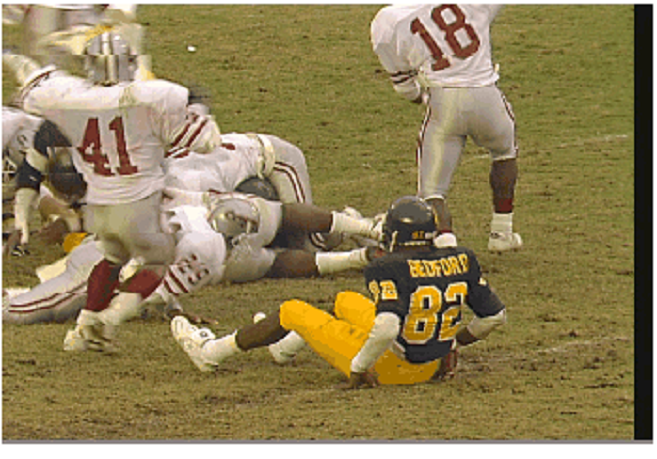
%> input picture PIB/Demos/Demo2 - Reading and displaying images and histograms/football.bmp, 657 x 459 px
$ octave --eval "read_image_color_v2;"   (GNU Octave 9; MATLAB toolbox functions it lacks are replaced by stand-ins)
%> lines starting %> are read from the running program, lines starting %| are printed output that depends on the picture
%
% ISEL - Instituto Superior de Engenharia de Lisboa.
%
% MEIC - Mestrado em Engenharia Inform醫ica e de Computadores.
% MEIM - Mestrado em Engenharia Inform醫ica e Multim閐ia.
%
% PIB - Processamento de Imagem e Biometria.
%
% read_image_color_v2.m
% Fun玢o que ilustra a manipula玢o de
% imagens a cores.

function read_image_color_v2()

% Fechar todas as janelas de figuras.
close all;

% Ler a imagem a partir do ficheiro.
I = imread('football.bmp');
%> I is the input picture: size 459x657x3 uint8; mean R, G, B 145.2, 129.8, 88.6
%I = imread('barries.tif');
%I = imread('peppers.tif');

% Obter as componentes R, G, e B.
R = I(:,:,1);
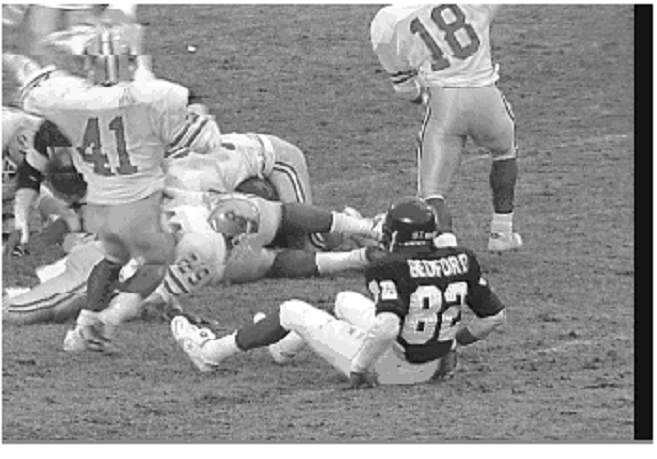
%> R: size 459x657 uint8; min 0, max 255, mean 145.2
G = I(:,:,2);
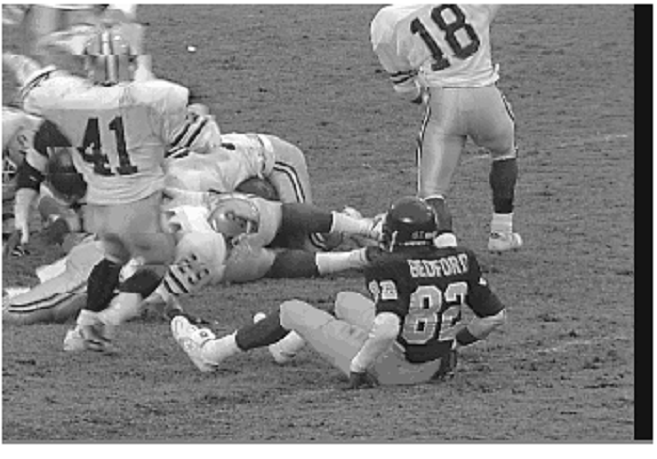
%> G: size 459x657 uint8; min 2, max 255, mean 129.8
B = I(:,:,3);
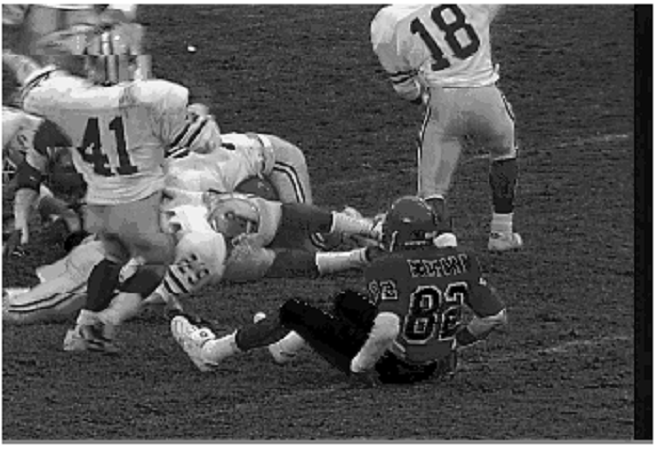
%> B: size 459x657 uint8; min 0, max 255, mean 88.6

% Lan鏰r nova janela de figura e mostrar a imagem original a cores
% e as componentes R, G e B como imagens em n韛eis de cinzento.
figure(1);
subplot(221); imshow(I);  colorbar; title(' Color [R, G, B]' );
subplot(222); imshow(R); colorbar; title(' Red component' );
subplot(223); imshow(G); colorbar; title(' Green component' );
subplot(224); imshow(B); colorbar; title(' Blue component' );
impixelinfo;

% Energia por banda R, G e B
ER = sum(sum(double(R).^2))
%> ER = 7150738175
EG = sum(sum(double(G).^2))
%> EG = 5860580997
EB = sum(sum(double(B).^2))
%> EB = 3498191878
%
% % Energia diretamente em RGB
% E = sum(sum(double(I).^2))

% Trocar as componentes R e G
I2 = I;
S = I2(:,:,1);
I2(:,:,1) = I2(:,:,2);
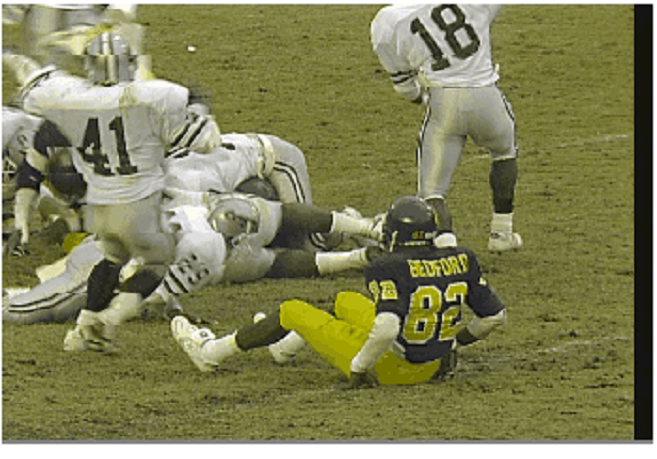
%> I2: size 459x657x3 uint8; mean R, G, B 129.8, 129.8, 88.6
I2(:,:,2) = S;
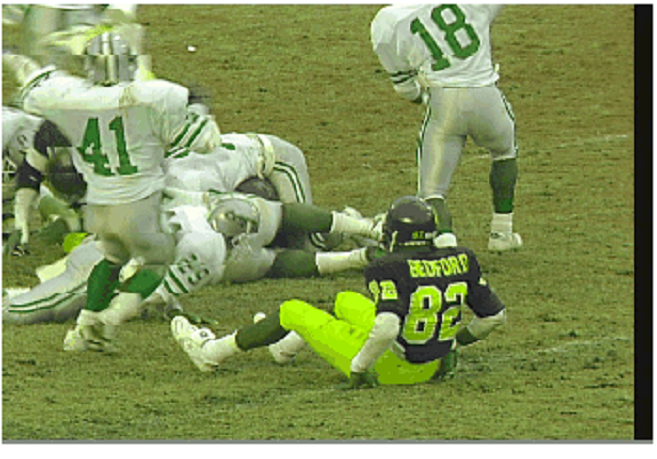
%> I2: size 459x657x3 uint8; mean R, G, B 129.8, 145.2, 88.6

% Lan鏰r nova janela de figura e mostrar a imagem resultante
figure(2);
subplot(211); imshow(I); colorbar; title(' I1' );
subplot(212); imshow(I2); colorbar; title(' I2' );
impixelinfo;

% Trocar as componentes R e B
I3 = I;
S = I3(:,:,1);
I3(:,:,1) = I2(:,:,3);
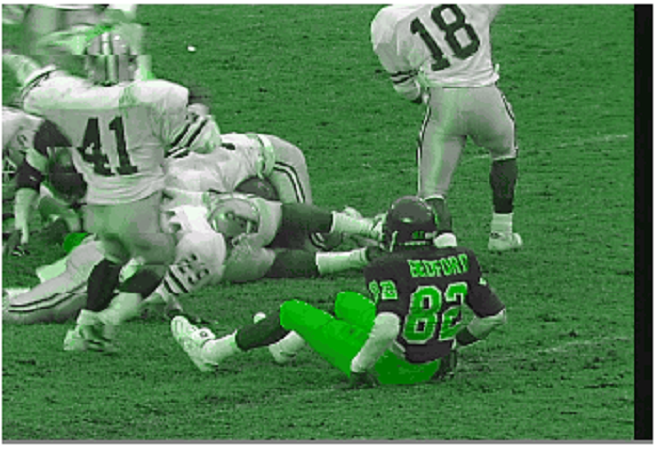
%> I3: size 459x657x3 uint8; mean R, G, B 88.6, 129.8, 88.6
I3(:,:,3) = S;
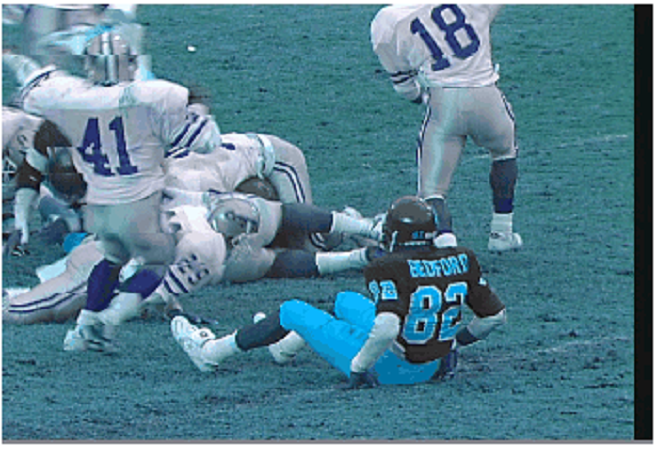
%> I3: size 459x657x3 uint8; mean R, G, B 88.6, 129.8, 145.2

% Lan鏰r nova janela de figura e mostrar a imagem resultante
figure(3);
subplot(211); imshow(I); colorbar; title(' I1' );
subplot(212); imshow(I3); colorbar; title(' I3' );
impixelinfo;

end

$ run again, with PIB/Demos/Demo2 - Reading and displaying images and histograms/barries.tif saved as PIB/Demos/Demo2 - Reading and displaying images and histograms/football.bmp
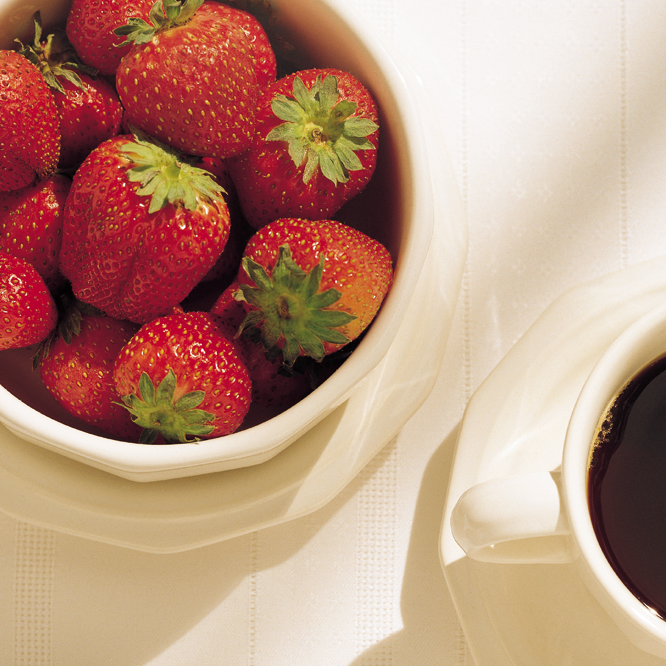
%> input picture PIB/Demos/Demo2 - Reading and displaying images and histograms/barries.tif, 666 x 666 px
%> in read_image_color_v2, I is the input picture: size 666x666x3 uint8; mean R, G, B 186.3, 145.9, 126.5
%> in read_image_color_v2, `B = I(:,:,3);`:
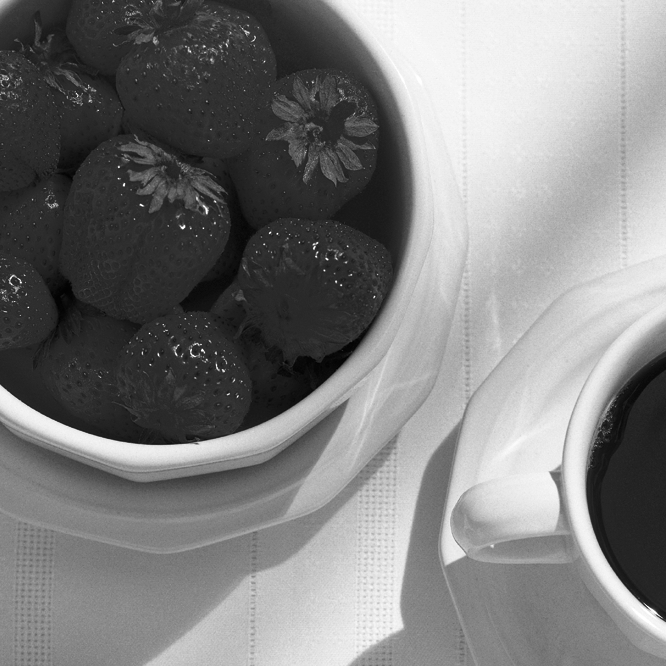
%> B: size 666x666 uint8; min 2, max 255, mean 126.5
%> ER = 16989424347
%> EG = 12419554789
%> EB = 9613326366
%> in read_image_color_v2, `I3(:,:,3) = S;`:
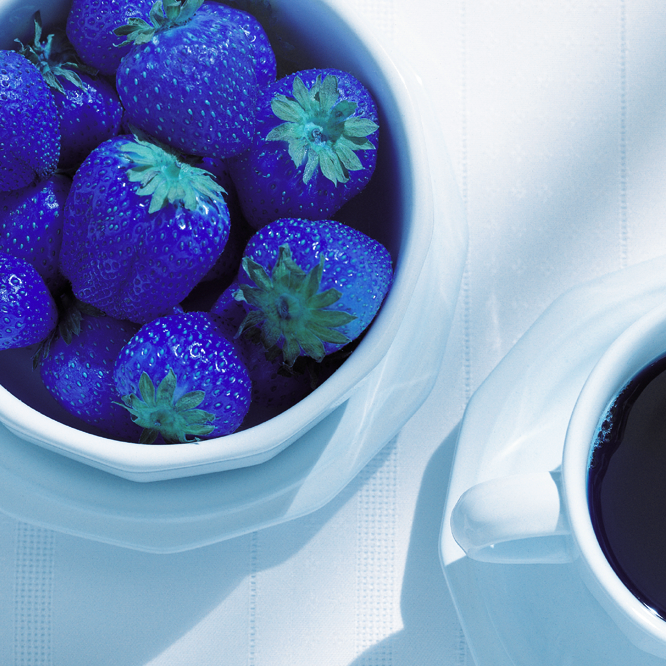
%> I3: size 666x666x3 uint8; mean R, G, B 126.5, 145.9, 186.3

$ run again, with PIB/Demos/Demo2 - Reading and displaying images and histograms/peppers.tif saved as PIB/Demos/Demo2 - Reading and displaying images and histograms/football.bmp
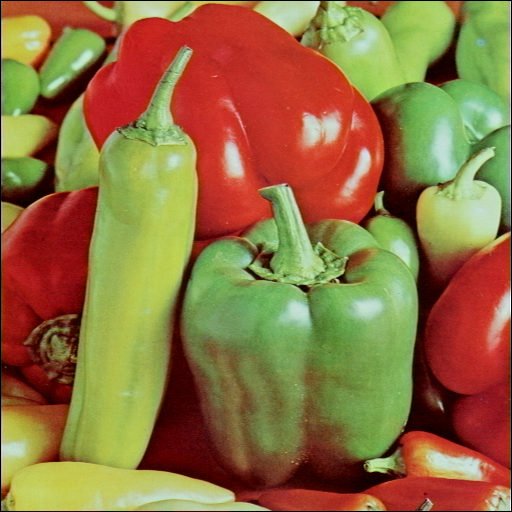
%> input picture PIB/Demos/Demo2 - Reading and displaying images and histograms/peppers.tif, 512 x 512 px
%> in read_image_color_v2, I is the input picture: size 512x512x3 uint8; mean R, G, B 144.1, 112.8, 64.1
%> in read_image_color_v2, `B = I(:,:,3);`:
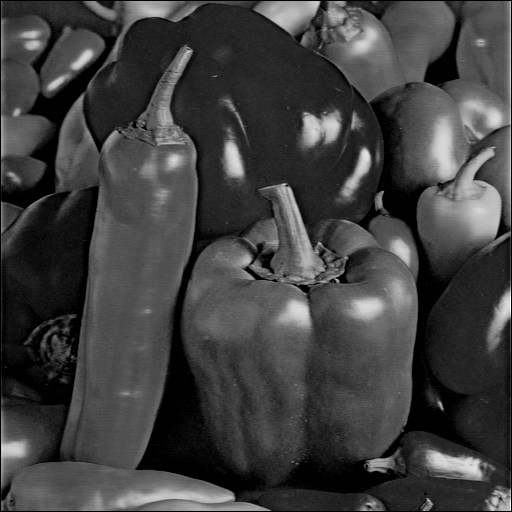
%> B: size 512x512 uint8; min 0, max 255, mean 64.1
%> ER = 6000600861
%> EG = 4733601061
%> EB = 1605180541
%> in read_image_color_v2, `I3(:,:,3) = S;`:
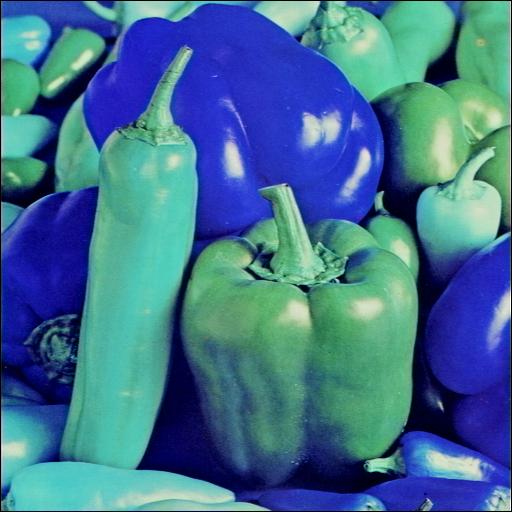
%> I3: size 512x512x3 uint8; mean R, G, B 64.1, 112.8, 144.1
